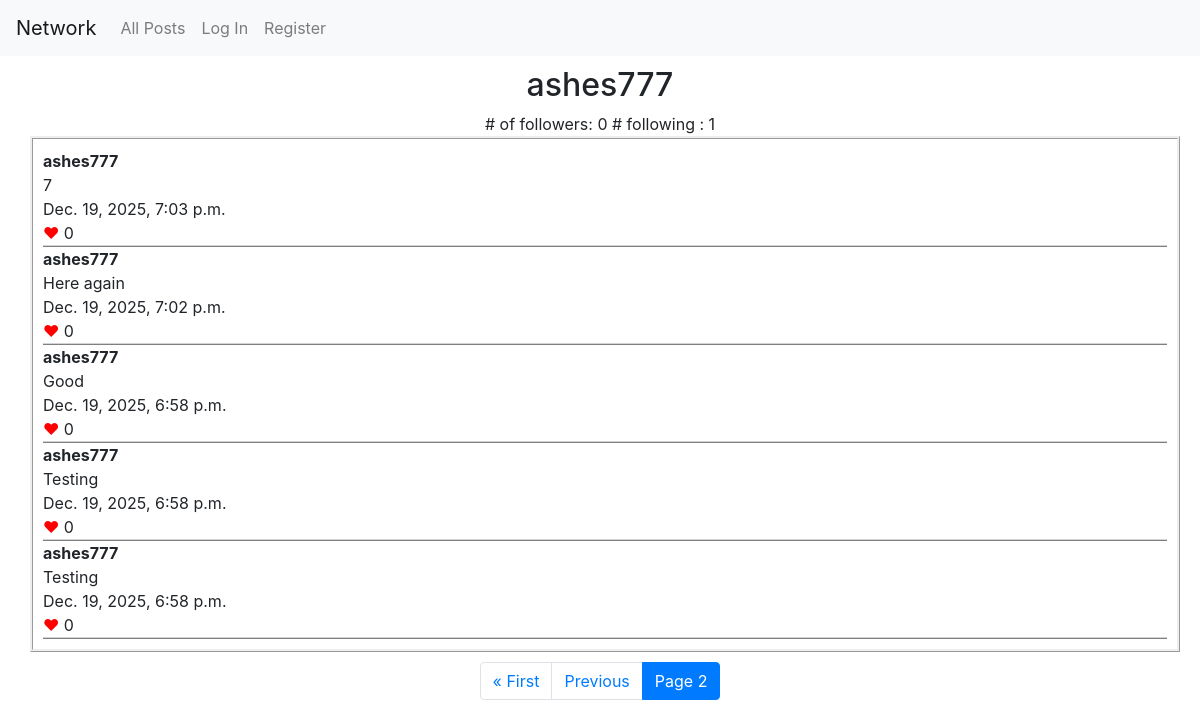
/ashes777?page=2, run on the app's committed database.
### network/models.py (models this page shows)
class User(AbstractUser):
    num_followers = models.IntegerField(default = 0)
    num_following = models.IntegerField(default = 0)
    followers = models.ManyToManyField('self', symmetrical = False, blank = True, related_name ="following")

class Post(models.Model):
    user = models.ForeignKey(User, on_delete=models.CASCADE, null=True)
    post = models.CharField()
    likes = models.IntegerField(default = 0)
    liked_by = models.ManyToManyField(User, symmetrical = False, blank = True, null = True, related_name = "liked_posts")
    date_time = models.DateTimeField()

### network/views.py (the view)
# urls.py: path("<str:name>", views.profile, name ="profile"),
def profile(request, name):
    userobject = User.objects.get(username = name)
    posts = Post.objects.filter(user = userobject).order_by('-date_time')
    page_obj = pages(request, posts, 10)
    if request.method == "POST":
        if request.POST.get("followbutton") == "follow":
            userobject.followers.add(request.user)
            userobject.num_followers = userobject.followers.count()
            userobject.save()
            logged_in_user = User.objects.get(username = request.user.username)
            logged_in_user.num_following = logged_in_user.following.count()
            logged_in_user.save()
            return render(request, "network/profile.html",{
                "userobject": userobject,
                "page_obj": page_obj,
                "foundfollower": 1,
                })
        elif request.POST.get("followbutton") =="unfollow":
            f = userobject.followers.get(username = request.user.username)
            userobject.followers.remove(f)
            userobject.num_followers = userobject.followers.count()
            userobject.save()
            logged_in_user = User.objects.get(username= request.user.username)
            logged_in_user.num_following = logged_in_user.following.count()
            logged_in_user.save()
            return render(request, "network/profile.html",{
                "userobject": userobject,
                "page_obj": page_obj,
                "foundfollower": 0
                })
        else:
            f = userobject.followers.get(username= request.user.username)
            if f:
                foundfollower = 1
            else:
                foundfollower = 0
            return render(request, "network/profile.html",{
                "userobject": userobject,
                "page_obj": page_obj,
                "foundfollower": foundfollower
                })
    else:
        if userobject == request.user:
            foundfollower = -1
        else:
            f = userobject.followers.filter(username = request.user.username)
            if f:
                foundfollower = 1
            else:
                foundfollower = 0
        return render(request, "network/profile.html",{
                "userobject": userobject,
                "page_obj": page_obj,
                "foundfollower": foundfollower
            })

### network/views.py (called while the page is built)
def pages(request, posts, number):
        paginator = Paginator(posts, number)
        page_number = request.GET.get('page')
        page_obj = paginator.get_page(page_number)
        return page_obj

### network/templates/network/profile.html (shortened to what this page needs)
{% extends "network/layout.html" %}
{% block body %}
<div class="userheading">
    <h2>{{userobject.username}}</h2>
    <div> # of followers: {{userobject.num_followers}} # following : {{userobject.num_following}} </div>
</div>
<div class="allposts">
{% for post in page_obj %}
    <div class="singlepost">
        <div id="username">{{post.user.username}}</div>
        <div id="postcontents">{{post.post}}</div>
        <div id = "date_time">{{post.date_time}}</div>
        <div><span style="color:red">&hearts;</span> {{post.likes}}</div>
    </div>
{% endfor %}
</div>
<nav aria-label = "Page navigation" >
        <ul class="pagination" style="margin-top: 10px; justify-content:center;">
        {% if page_obj.has_previous %}
          <li class="page-item"><a class="page-link" href="?page=1">&laquo; First</a></li>
           <li class="page-item"><a class="page-link"href="?page={{page_obj.previous_page_number}}">Previous</a></li>
        {% endif %}
        <li class="page-item active" >
            <a class="page-link">Page {{page_obj.number}}</a>
        </li>
        </ul>
    </nav>
{% endblock %}

### network/static/network/styles.css (style rules this page uses)
.newpost, .allposts { margin-left: 30px; border-style: ridge; padding: 10px; margin-right: 20px; }
.singlepost { display: flex; flex-direction: column; border-bottom: 2px ridge #d3d3d3; }
#username { font-weight: bold; }
.userheading, .followbutton { text-align: center; margin-top: 10px; }

### data on the page
User: username "ashes777", num_followers "0", num_following "1"
Post: user.username "ashes777", post "7", date_time "Dec. 19, 2025, 7:03 p.m.", likes "0"
Post: user.username "ashes777", post "Here again", date_time "Dec. 19, 2025, 7:02 p.m.", likes "0"
Post: user.username "ashes777", post "Good", date_time "Dec. 19, 2025, 6:58 p.m.", likes "0"
Post: user.username "ashes777", post "Testing", date_time "Dec. 19, 2025, 6:58 p.m.", likes "0"
Post: user.username "ashes777", post "Testing", date_time "Dec. 19, 2025, 6:58 p.m.", likes "0"

### other printed values
{{ page_obj.number }} "2"
